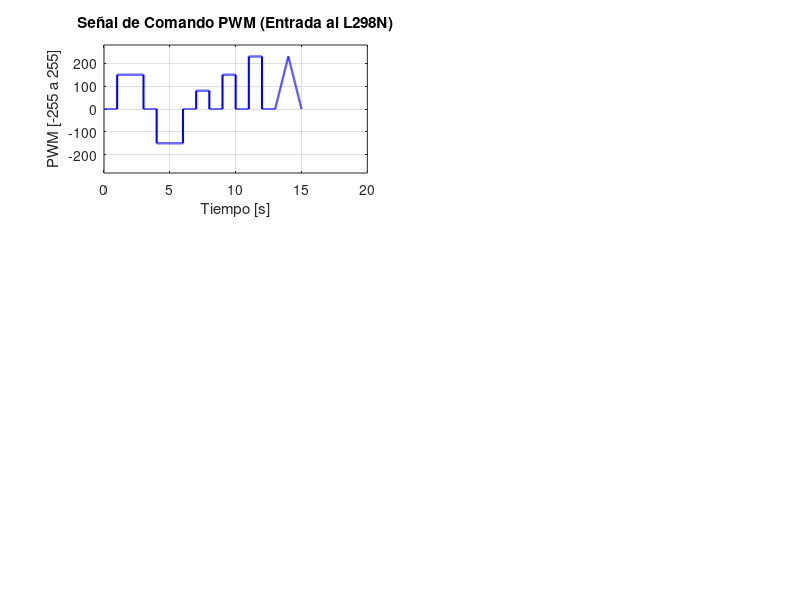

Reproduce this figure in MATLAB. (Note: this script raises an error after producing the figure.)
%% ============================================================
%  SIMULACIÓN DE CONTROL EN LAZO ABIERTO — Motor de Cintura
%  Motor JGA25-370 con Driver L298N
%  CitriBot RRP — Robótica I — Universidad Nacional de Asunción
%  ============================================================
%  Este script simula el comportamiento del motor DC JGA25-370
%  que acciona la articulación de "cintura" (rotación de la base)
%  del brazo robótico CitriBot, controlado en lazo abierto.
%
%  Modelo utilizado:
%    Motor DC JGA25-370: Función de transferencia de 1er orden
%      G(s) = K / (tau*s + 1)
%    donde:
%      K   = ganancia estática (RPM por Voltio aplicado)
%      tau = constante de tiempo (combinación de inercia + fricción)
%
%  El driver L298N se modela como un amplificador de ganancia unitaria
%  con una caída de voltaje constante (~2V), por lo que el voltaje
%  efectivo al motor es: V_motor = (PWM/255) * (V_fuente - V_drop)
%  ============================================================

%% Limpiar el espacio de trabajo
clear;    % Borra todas las variables del workspace de MATLAB
clc;      % Limpia la ventana de comandos (Command Window)
close all; % Cierra todas las figuras/gráficas abiertas

%% =================== PARÁMETROS DEL SISTEMA ===================
% Aquí definimos las constantes del motor y del driver que usaremos
% en la simulación. Estos valores deben coincidir con el hardware real.

% --- Motor DC JGA25-370 (con caja reductora) ---
% Modelamos el motor DC como un sistema de primer orden:
%   G(s) = K / (tau*s + 1)
%
% La respuesta temporal a un escalón de voltaje V es:
%   w(t) = K * V * (1 - e^(-t/tau))
%
% Esto significa que la velocidad del motor crece exponencialmente
% hasta estabilizarse en K*V RPM.

motor.K   = 23.3;     % [RPM/V] Ganancia del motor con caja reductora
% La ganancia K representa cuántas RPM produce el motor por cada Voltio
% aplicado en régimen permanente (cuando ya se estabilizó).
% Para un JGA25-370 12V ~280 RPM sin carga: K ≈ 280/12 ≈ 23.3 RPM/V

motor.tau = 0.12;     % [s] Constante de tiempo mecánica + eléctrica
% tau es el tiempo que tarda el motor en alcanzar el 63.2% de su
% velocidad final después de aplicar un escalón de voltaje.
% Para motores pequeños con caja reductora, tau típico: 0.05-0.20 s
% Un tau bajo significa respuesta rápida, un tau alto significa lenta.

motor.Vnom = 12;      % [V] Voltaje nominal del motor
% Voltaje para el cual está diseñado el motor.
% NUNCA aplicar más de este voltaje o el motor se dañará.

motor.RPM_noload = 280; % [RPM] Velocidad sin carga a voltaje nominal
% Velocidad máxima teórica cuando no hay ninguna carga en el eje.

% --- Driver L298N ---
driver.V_fuente = 12;   % [V] Voltaje de la fuente de alimentación externa
% El L298N se alimenta con una fuente externa (típicamente 12V).

driver.V_drop = 2.0;    % [V] Caída de voltaje interna del L298N
% El L298N usa transistores bipolares (no MOSFETs), por lo que tiene
% una caída de voltaje significativa (~1.4V a ~2V por canal).
% Esto significa que si la fuente es 12V, el motor recibe ~10V máximo.

driver.V_efectivo = driver.V_fuente - driver.V_drop;
% Voltaje máximo que realmente llega al motor: 12V - 2V = 10V

driver.PWM_max = 255;   % Resolución del PWM de Arduino (8 bits)
% Arduino usa analogWrite() con valores de 0 a 255.
% 0 = 0% duty cycle (motor apagado)
% 255 = 100% duty cycle (motor a máxima velocidad)

% --- Parámetros de carga (cintura del robot) ---
carga.factor = 0.85;   % Factor de reducción por carga [adimensional]
% En la práctica, la cintura del robot tiene una carga (peso del brazo).
% Esto reduce la velocidad real respecto a la velocidad sin carga.
% factor = 1.0 → sin carga, factor = 0.5 → carga al 50% del torque máximo

%% =================== SIMULACIÓN TEMPORAL ===================
% Configuramos los parámetros de la simulación numérica.

dt = 0.001;          % [s] Paso de simulación (1 milisegundo)
% dt determina la resolución temporal de la simulación.
% Valores más pequeños → simulación más precisa pero más lenta.
% 1 ms es un buen compromiso para motores DC.

t_total = 15;        % [s] Tiempo total de simulación
% Simulamos 15 segundos para cubrir todas las fases de la demo.

t = 0:dt:t_total;    % Vector de tiempo desde 0 hasta t_total con paso dt
% Ejemplo: t = [0, 0.001, 0.002, ..., 14.999, 15.000]

N = length(t);       % Cantidad total de muestras en la simulación
% N = t_total / dt + 1 = 15001 muestras

fprintf('Simulacion configurada:\n');          % Imprimir info de configuración
fprintf('  Paso de tiempo: %.3f s\n', dt);     % Mostrar dt
fprintf('  Tiempo total: %.1f s\n', t_total);  % Mostrar tiempo total
fprintf('  Muestras: %d\n\n', N);              % Mostrar número de muestras

%% =================== SEÑAL DE COMANDO (PWM) ===================
% Definimos la secuencia de comandos PWM que el Arduino enviaría
% al L298N en la demostración de lazo abierto.
%
% La señal PWM va de -255 a +255:
%   Valores positivos → giro horario (CW)
%   Valores negativos → giro antihorario (CCW)
%   Cero → motor detenido
%
% Secuencia de la demo:
%   0-1s:     PWM = 0     (motor detenido, esperando inicio)
%   1-3s:     PWM = +150  (giro CW a velocidad media)
%   3-4s:     PWM = 0     (pausa/frenado)
%   4-6s:     PWM = -150  (giro CCW a velocidad media)
%   6-7s:     PWM = 0     (pausa)
%   7-8s:     PWM = +80   (velocidad baja CW)
%   8-9s:     PWM = 0     (pausa)
%   9-10s:    PWM = +150  (velocidad media CW)
%   10-11s:   PWM = 0     (pausa)
%   11-12s:   PWM = +230  (velocidad alta CW)
%   12-13s:   PWM = 0     (pausa)
%   13-14s:   Rampa suave de 0 a +230 (arranque suave)
%   14-15s:   Rampa suave de +230 a 0 (frenado suave)

pwm_cmd = zeros(1, N);  % Inicializar el vector de comandos en cero
% zeros(1, N) crea un vector fila de N elementos, todos con valor 0.

% FASE 1: Giro horario a velocidad media (t = 1s a 3s)
pwm_cmd(t >= 1 & t < 3) = 150;
% Asigna el valor 150 a todas las posiciones del vector donde t está
% entre 1 y 3 segundos. El operador & es AND lógico elemento a elemento.

% FASE 2: Giro antihorario a velocidad media (t = 4s a 6s)
pwm_cmd(t >= 4 & t < 6) = -150;
% Valor negativo indica giro en sentido contrario.

% FASE 3a: Velocidad baja CW (t = 7s a 8s)
pwm_cmd(t >= 7 & t < 8) = 80;
% PWM = 80/255 ≈ 31% del máximo.

% FASE 3b: Velocidad media CW (t = 9s a 10s)
pwm_cmd(t >= 9 & t < 10) = 150;
% PWM = 150/255 ≈ 59% del máximo.

% FASE 3c: Velocidad alta CW (t = 11s a 12s)
pwm_cmd(t >= 11 & t < 12) = 230;
% PWM = 230/255 ≈ 90% del máximo.

% FASE 4: Arranque suave (rampa lineal de 0 a 230) (t = 13s a 14s)
idx_rampa_up = find(t >= 13 & t < 14);
% find() devuelve los índices del vector t donde la condición es verdadera.
% Estos índices corresponden al intervalo de arranque suave.
pwm_cmd(idx_rampa_up) = linspace(0, 230, length(idx_rampa_up));
% linspace(inicio, fin, N) genera N valores equiespaciados entre inicio y fin.
% Esto crea una rampa lineal de 0 a 230 durante 1 segundo.

% FASE 4: Frenado suave (rampa lineal de 230 a 0) (t = 14s a 15s)
idx_rampa_down = find(t >= 14 & t <= 15);
% Índices del intervalo de frenado suave.
pwm_cmd(idx_rampa_down) = linspace(230, 0, length(idx_rampa_down));
% Rampa descendente de 230 a 0 durante 1 segundo.

%% =================== CÁLCULO DEL VOLTAJE AL MOTOR ===================
% Convertimos la señal PWM (0-255) al voltaje real que llega al motor,
% considerando la caída de voltaje del L298N.

V_motor = (pwm_cmd / driver.PWM_max) * driver.V_efectivo;
% Fórmula: V_motor = (PWM / 255) * (V_fuente - V_drop)
%
% Ejemplo: PWM = 150 → V_motor = (150/255) * (12-2) = 0.588 * 10 = 5.88V
%
% Nota: los valores negativos de PWM producen voltajes negativos,
% lo que en la simulación representa giro en sentido opuesto.
% En la realidad, el L298N invierte la polaridad con IN1/IN2.

%% =================== SIMULACIÓN DEL MOTOR DC ===================
% Simulamos la respuesta del motor JGA25-370 usando el método de
% Euler hacia adelante (Forward Euler) para resolver numéricamente
% la ecuación diferencial del motor.
%
% Modelo de primer orden del motor DC:
%   tau * dw/dt + w = K * V
%   → dw/dt = (1/tau) * (K * V - w)
%
% donde:
%   w   = velocidad angular del motor [RPM]
%   V   = voltaje aplicado al motor [V]
%   K   = ganancia estática [RPM/V]
%   tau = constante de tiempo [s]
%
% El método de Euler aproxima la derivada como:
%   dw/dt ≈ (w[i] - w[i-1]) / dt
%   → w[i] = w[i-1] + dw/dt * dt

motor_vel = zeros(1, N);   % Velocidad angular del motor [RPM]
% Inicializamos en cero: el motor arranca detenido.

motor_pos = zeros(1, N);   % Posición angular acumulada [grados]
% La posición se obtiene integrando la velocidad en el tiempo.

motor_corriente = zeros(1, N); % Corriente estimada del motor [A]
% Estimamos la corriente para visualizar el consumo.

for i = 2:N
    % --- Calcular la derivada de la velocidad ---
    dw = (1/motor.tau) * (motor.K * V_motor(i-1) * carga.factor - motor_vel(i-1));
    % dw = (1/tau) * (K * V * factor_carga - w_actual)
    %
    % Este término representa la ecuación diferencial del motor:
    % - K * V * factor_carga: es la velocidad a la que tiende el motor
    %   (velocidad de régimen permanente reducida por la carga)
    % - motor_vel(i-1): es la velocidad actual
    % - La diferencia entre ambas es el "error" que el motor trata de cerrar
    % - (1/tau) determina qué tan rápido cierra ese error
    
    % --- Actualizar velocidad (Euler hacia adelante) ---
    motor_vel(i) = motor_vel(i-1) + dw * dt;
    % Nueva velocidad = velocidad anterior + cambio * paso de tiempo
    % Este es el método de Euler: aproximación de primer orden de la ODE.
    
    % --- Actualizar posición (integración numérica) ---
    motor_pos(i) = motor_pos(i-1) + motor_vel(i-1) * (360/60) * dt;
    % Convertimos RPM a °/s: w[°/s] = w[RPM] * 360/60 = w[RPM] * 6
    % Luego multiplicamos por dt para obtener el incremento angular.
    % Ejemplo: 100 RPM * 6 = 600 °/s, en 1ms: 600 * 0.001 = 0.6°
    
    % --- Estimar corriente del motor ---
    motor_corriente(i) = abs(V_motor(i)) * 0.15;
    % Estimación simplificada de la corriente.
    % En realidad, I = (V - Ke*w) / R, pero usamos una aproximación
    % proporcional al voltaje para fines de visualización.
    % 0.15 A/V es una estimación para el JGA25-370.
end

%% =================== GRÁFICAS ===================
% Creamos una figura con 6 subgráficas para visualizar todos
% los aspectos del control en lazo abierto.

figure('Name', 'Control Lazo Abierto — Cintura JGA25-370 + L298N', ...
    'Position', [50 50 1000 800], 'Color', 'w');
% 'Name' → Título de la ventana de la figura
% 'Position' → [x, y, ancho, alto] en píxeles desde esquina inferior izquierda
% 'Color' → Color de fondo de la figura ('w' = blanco)

% ---- Gráfica 1: Señal PWM de comando ----
subplot(3, 2, 1);
% subplot(filas, columnas, posición) divide la figura en una cuadrícula.
% 3 filas × 2 columnas = 6 subgráficas. Esta es la posición 1 (arriba izquierda).

plot(t, pwm_cmd, 'b-', 'LineWidth', 1.5);
% plot(x, y, formato, propiedades) crea una gráfica 2D.
% 'b-' → línea sólida azul ('b' = blue, '-' = sólida)
% 'LineWidth', 1.5 → grosor de la línea de 1.5 puntos

xlabel('Tiempo [s]');     % Etiqueta del eje X
ylabel('PWM [-255 a 255]'); % Etiqueta del eje Y
title('Señal de Comando PWM (Entrada al L298N)');  % Título de la subgráfica
grid on;                  % Activar la cuadrícula para facilitar la lectura
ylim([-280 280]);         % Límites del eje Y para dar margen visual
% ylim([min, max]) fija los límites verticales de la gráfica.

% Añadir líneas de referencia
hold on;  % Mantener la gráfica actual para añadir más elementos
yline(0, 'k--', 'LineWidth', 0.5);  % Línea horizontal en y=0
% yline(valor, formato, propiedades) dibuja una línea horizontal.
% 'k--' → línea punteada negra ('k' = black, '--' = punteada)
hold off; % Liberar la gráfica

% ---- Gráfica 2: Voltaje efectivo al motor ----
subplot(3, 2, 2);
plot(t, V_motor, 'r-', 'LineWidth', 1.5);
% 'r-' → línea sólida roja
xlabel('Tiempo [s]');
ylabel('Voltaje [V]');
title('Voltaje Efectivo al Motor (después del L298N)');
grid on;
ylim([-12 12]);  % Rango simétrico para ver ambos sentidos de giro

hold on;
yline(0, 'k--', 'LineWidth', 0.5);
% Añadir anotación de la caída de voltaje del L298N
yline(driver.V_efectivo, 'g--', sprintf('V_{max} = %.1fV', driver.V_efectivo));
% sprintf() formatea un string con los valores numéricos.
% '%.1f' → número con 1 decimal. Resultado: "V_{max} = 10.0V"
yline(-driver.V_efectivo, 'g--', sprintf('V_{min} = %.1fV', -driver.V_efectivo));
hold off;

% ---- Gráfica 3: Velocidad del motor ----
subplot(3, 2, 3);
plot(t, motor_vel, 'Color', [0.8 0.2 0.2], 'LineWidth', 1.5);
% 'Color', [R G B] → color personalizado en formato RGB normalizado (0 a 1)
% [0.8 0.2 0.2] = rojo oscuro
xlabel('Tiempo [s]');
ylabel('Velocidad [RPM]');
title('Velocidad Angular del Motor (Respuesta)');
grid on;

hold on;
yline(0, 'k--', 'LineWidth', 0.5);
% Marcar la velocidad máxima teórica
vel_max_efectiva = motor.K * driver.V_efectivo * carga.factor;
% Velocidad máxima considerando la caída del L298N y la carga.
% vel_max = 23.3 RPM/V * 10V * 0.85 = 198.05 RPM
yline(vel_max_efectiva, 'm--', sprintf('%.0f RPM (max efectivo)', vel_max_efectiva));
% 'm--' → línea punteada magenta
hold off;

% ---- Gráfica 4: Posición angular acumulada ----
subplot(3, 2, 4);
plot(t, motor_pos, 'Color', [0.2 0.6 0.2], 'LineWidth', 1.5);
% [0.2 0.6 0.2] = verde oscuro
xlabel('Tiempo [s]');
ylabel('Posicion [grados]');
title('Posicion Angular Acumulada de la Cintura');
grid on;

hold on;
yline(0, 'k--', 'LineWidth', 0.5);
hold off;

% ---- Gráfica 5: Corriente estimada ----
subplot(3, 2, 5);
area(t, motor_corriente, 'FaceColor', [1 0.8 0.4], 'EdgeColor', [0.8 0.5 0], 'LineWidth', 1);
% area() crea una gráfica de área rellena (útil para visualizar magnitudes).
% 'FaceColor' → color de relleno (naranja claro)
% 'EdgeColor' → color del borde (naranja oscuro)
xlabel('Tiempo [s]');
ylabel('Corriente [A]');
title('Corriente Estimada del Motor');
grid on;

hold on;
yline(2.0, 'r--', 'Limite L298N (2A)', 'LineWidth', 1.5);
% Marcamos el límite de corriente continua del L298N (~2A).
% Si la corriente supera este valor, el L298N se sobrecalienta.
hold off;

% ---- Gráfica 6: Comparación comando vs respuesta ----
subplot(3, 2, 6);
% Normalizar el PWM a RPM para comparar con la velocidad real
vel_comandada = (pwm_cmd / driver.PWM_max) * motor.K * driver.V_efectivo * carga.factor;
% Convertimos el PWM a la velocidad que teóricamente debería alcanzar
% el motor en régimen permanente (estado estable).

stairs(t, vel_comandada, 'b--', 'LineWidth', 1.2);
% stairs() crea una gráfica tipo escalón (escalera), ideal para
% representar señales de comando digitales que cambian instantáneamente.
hold on;
plot(t, motor_vel, 'r-', 'LineWidth', 1.5);
% Superponemos la respuesta real del motor.
xlabel('Tiempo [s]');
ylabel('Velocidad [RPM]');
title('Comando vs Respuesta Real del Motor');
legend('Velocidad comandada', 'Velocidad real', 'Location', 'best');
% legend() añade una leyenda para identificar cada curva.
% 'Location', 'best' → MATLAB elige la mejor posición automáticamente.
grid on;
hold off;

% Título general de toda la figura
sgtitle({'CONTROL EN LAZO ABIERTO — Motor de Cintura', ...
    'JGA25-370 + L298N — CitriBot RRP'}, ...
    'FontSize', 14, 'FontWeight', 'bold');
% sgtitle() añade un supertítulo a toda la figura (por encima de los subplot).
% Las llaves {} permiten pasar múltiples líneas de texto.

%% =================== ANÁLISIS DE RESPUESTA TEMPORAL ===================
% Creamos una segunda figura que analiza en detalle la respuesta
% temporal del motor (constante de tiempo, tiempo de establecimiento, etc.)

figure('Name', 'Analisis de Respuesta — JGA25-370', ...
    'Position', [100 100 900 500], 'Color', 'w');

% Simular la respuesta a un escalón puro (para análisis)
t_step = 0:dt:2;              % Vector de tiempo de 0 a 2 segundos
N_step = length(t_step);       % Número de muestras
V_step = driver.V_efectivo;    % Escalón de voltaje (voltaje máximo efectivo)
vel_step = zeros(1, N_step);   % Velocidad para la respuesta al escalón

% Simular la respuesta al escalón usando Euler
for i = 2:N_step
    dw_step = (1/motor.tau) * (motor.K * V_step * carga.factor - vel_step(i-1));
    vel_step(i) = vel_step(i-1) + dw_step * dt;
end

% Velocidad final (régimen permanente)
vel_final = motor.K * V_step * carga.factor;
% vel_final = 23.3 * 10 * 0.85 = 198.05 RPM

subplot(1, 2, 1);
plot(t_step, vel_step, 'r-', 'LineWidth', 2);
hold on;

% Marcar la constante de tiempo (63.2% de la velocidad final)
yline(0.632 * vel_final, 'b--', sprintf('63.2%% = %.1f RPM', 0.632*vel_final), 'LineWidth', 1);
% A t = tau, la velocidad alcanza el 63.2% de su valor final.
% Esta es la definición de la constante de tiempo.

% Marcar el tiempo de establecimiento al 2% (4*tau)
xline(4*motor.tau, 'm--', sprintf('t_s(2%%) = %.2f s', 4*motor.tau), 'LineWidth', 1);
% El tiempo de establecimiento al 2% es ~4*tau.
% Esto significa que después de 4*tau, la velocidad está dentro del 2%
% de su valor final.

% Marcar el tiempo de establecimiento al 5% (3*tau)
xline(3*motor.tau, 'g--', sprintf('t_s(5%%) = %.2f s', 3*motor.tau), 'LineWidth', 1);
% El tiempo de establecimiento al 5% es ~3*tau.

% Marcar la velocidad final
yline(vel_final, 'k--', sprintf('V_{ss} = %.1f RPM', vel_final), 'LineWidth', 1);
% V_ss = velocidad en estado estable (steady state).

% Marcar tau en el eje x
xline(motor.tau, 'c--', sprintf('\\tau = %.3f s', motor.tau), 'LineWidth', 1);

xlabel('Tiempo [s]');
ylabel('Velocidad [RPM]');
title('Respuesta al Escalon del JGA25-370');
grid on;
legend('Velocidad del motor', 'Location', 'southeast');
hold off;

% ---- Diagrama de bloques del sistema ----
subplot(1, 2, 2);
% Usamos un gráfico de texto para mostrar el diagrama de bloques
axis off;  % Desactivar los ejes (no necesitamos ejes para texto)

% Título del diagrama
text(0.5, 0.95, '\bf Diagrama de Bloques — Lazo Abierto', ...
    'HorizontalAlignment', 'center', 'FontSize', 13);
% text(x, y, string, propiedades) coloca texto en coordenadas normalizadas.
% '\bf' → negrita en el texto

% Dibujar el flujo del sistema
text(0.5, 0.80, 'Arduino UNO/MEGA', 'HorizontalAlignment', 'center', ...
    'FontSize', 11, 'BackgroundColor', [0.8 0.9 1], 'EdgeColor', 'b', 'Margin', 5);
% BackgroundColor → color de fondo del cuadro de texto
% EdgeColor → color del borde
% Margin → espacio entre el texto y el borde

text(0.5, 0.70, '\downarrow  PWM (0-255)', 'HorizontalAlignment', 'center', ...
    'FontSize', 10, 'Color', [0 0 0.7]);
% '\downarrow' → flecha hacia abajo en LaTeX

text(0.5, 0.60, 'Driver L298N', 'HorizontalAlignment', 'center', ...
    'FontSize', 11, 'BackgroundColor', [1 0.9 0.8], 'EdgeColor', [0.8 0.4 0], 'Margin', 5);

text(0.5, 0.50, '\downarrow  V_{motor} (0-10V)', 'HorizontalAlignment', 'center', ...
    'FontSize', 10, 'Color', [0 0 0.7]);

text(0.5, 0.40, 'Motor JGA25-370', 'HorizontalAlignment', 'center', ...
    'FontSize', 11, 'BackgroundColor', [0.8 1 0.8], 'EdgeColor', [0 0.6 0], 'Margin', 5);

text(0.5, 0.30, '\downarrow  Torque + Giro', 'HorizontalAlignment', 'center', ...
    'FontSize', 10, 'Color', [0 0 0.7]);

text(0.5, 0.20, 'Cintura del Robot', 'HorizontalAlignment', 'center', ...
    'FontSize', 11, 'BackgroundColor', [1 0.85 0.85], 'EdgeColor', [0.8 0 0], 'Margin', 5);

% Nota sobre lazo abierto
text(0.5, 0.05, '\it Sin retroalimentacion (Lazo Abierto)', ...
    'HorizontalAlignment', 'center', 'FontSize', 10, 'Color', 'r');
% '\it' → itálica en el texto

sgtitle('ANALISIS — Motor JGA25-370 (Cintura)', 'FontSize', 14, 'FontWeight', 'bold');

%% =================== RESUMEN EN CONSOLA ===================
% Imprimimos un resumen completo de la simulación en la ventana de comandos.

fprintf('\n========================================================\n');
fprintf('  RESUMEN DE SIMULACION — MOTOR DE CINTURA (LAZO ABIERTO)\n');
fprintf('========================================================\n\n');
% fprintf() imprime texto formateado en la consola.
% \n = salto de línea
% %s = string, %d = entero, %.Xf = decimal con X decimales

fprintf('MOTOR: JGA25-370 con caja reductora\n');
fprintf('  Voltaje nominal: %d V\n', motor.Vnom);
% %d inserta un número entero en la posición indicada.
fprintf('  Ganancia K: %.1f RPM/V\n', motor.K);
% %.1f inserta un número con 1 decimal.
fprintf('  Constante de tiempo tau: %.3f s\n', motor.tau);
% %.3f inserta un número con 3 decimales.
fprintf('  RPM sin carga (nominal): %d RPM\n', motor.RPM_noload);
fprintf('  RPM maxima efectiva (con carga): %.1f RPM\n', vel_max_efectiva);

fprintf('\nDRIVER: L298N (Puente H doble)\n');
fprintf('  Voltaje fuente: %d V\n', driver.V_fuente);
fprintf('  Caida de voltaje: %.1f V\n', driver.V_drop);
fprintf('  Voltaje efectivo al motor: %.1f V\n', driver.V_efectivo);
fprintf('  Resolucion PWM: %d niveles (8 bits)\n', driver.PWM_max);
fprintf('  Corriente maxima continua: ~2 A\n');

fprintf('\nRESPUESTA TEMPORAL:\n');
fprintf('  Tiempo de establecimiento (5%%): %.3f s\n', 3*motor.tau);
% El %% doble imprime un símbolo de porcentaje literal (% es un carácter
% especial en fprintf, así que %% produce un solo %).
fprintf('  Tiempo de establecimiento (2%%): %.3f s\n', 4*motor.tau);
fprintf('  Velocidad final (estado estable): %.1f RPM\n', vel_final);

fprintf('\nCONEXIONADO FISICO:\n');
fprintf('  Arduino Pin 8  --> L298N IN1 (direccion A)\n');
fprintf('  Arduino Pin 9  --> L298N IN2 (direccion B)\n');
fprintf('  Arduino Pin 10 --> L298N ENA (velocidad PWM)\n');
fprintf('  L298N OUT1     --> Motor JGA25-370 terminal (+)\n');
fprintf('  L298N OUT2     --> Motor JGA25-370 terminal (-)\n');
fprintf('  Fuente 12V     --> L298N VCC\n');
fprintf('  GND comun      --> Arduino GND + L298N GND + Fuente GND\n');

fprintf('\nLIMITACIONES DEL LAZO ABIERTO:\n');
fprintf('  - No se verifica si el motor realmente giro\n');
fprintf('  - La posicion real depende de la carga y la friccion\n');
fprintf('  - No hay correccion automatica de errores\n');
fprintf('  - Cambios en voltaje de fuente afectan la velocidad\n');
fprintf('  - La temperatura del motor cambia su resistencia interna\n');

fprintf('\n========================================================\n');
